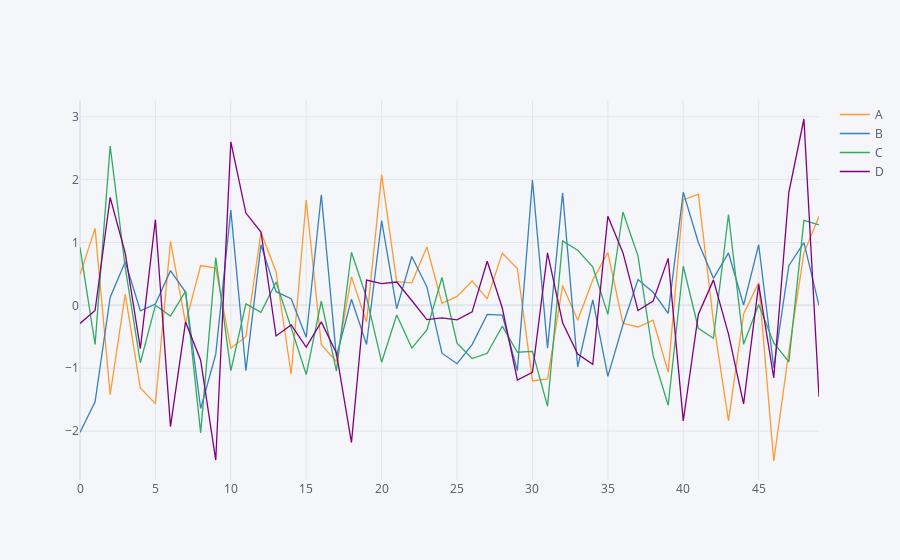

The notebook cell saved with this chart:
### Markdown cell above
### Basics

### Code cell
# Create a dataframe using a NumPy array that is 50 by 4
arr_1 = np.random.randn(50, 4)
df_1 = pd.DataFrame(arr_1, columns=['A','B','C','D'])
df_1.head()

# Compare old plots to a Plotly interactive plot
# You can save as PNG, Zoom, Pan, Turn off & on Data and more
# df_1.plot()
df_1.iplot()

### Figure 1 — Plotly figure (JSON) as saved in the notebook; plotly's stock layout.template omitted (floating-point values rounded to 4 significant figures)
{"data": [{"line": {"color": "rgba(255, 153, 51, 1.0)", "dash": "solid", "shape": "linear", "width": 1.3}, "mode": "lines", "name": "A", "text": "", "type": "scatter", "x": [0, 1, 2, 3, 4, 5, 6, 7, 8, 9, 10, 11, 12, 13, 14, 15, 16, 17, 18, 19, 20, 21, 22, 23, 24, 25, 26, 27, 28, 29, 30, 31, 32, 33, 34, 35, 36, 37, 38, 39, 40, 41, 42, 43, 44, 45, 46, 47, 48, 49], "y": [0.491, 1.224, -1.419, 0.1755, -1.312, -1.563, 1.017, -0.2829, 0.6337, 0.5937, -0.6807, -0.4991, 1.159, 0.5344, -1.095, 1.676, -0.6267, -0.8918, 0.4529, -0.266, 2.079, 0.3786, 0.3586, 0.9299, 0.03367, 0.1424, 0.3887, 0.1037, 0.8303, 0.5876, -1.201, -1.171, 0.3165, -0.2381, 0.4045, 0.8393, -0.2847, -0.3436, -0.2368, -1.061, 1.677, 1.769, -0.2545, -1.837, -0.1356, 0.3617, -2.475, -0.7356, 0.8354, 1.415]}, {"line": {"color": "rgba(55, 128, 191, 1.0)", "dash": "solid", "shape": "linear", "width": 1.3}, "mode": "lines", "name": "B", "text": "", "type": "scatter", "x": [0, 1, 2, 3, 4, 5, 6, 7, 8, 9, 10, 11, 12, 13, 14, 15, 16, 17, 18, 19, 20, 21, 22, 23, 24, 25, 26, 27, 28, 29, 30, 31, 32, 33, 34, 35, 36, 37, 38, 39, 40, 41, 42, 43, 44, 45, 46, 47, 48, 49], "y": [-2.02, -1.534, 0.126, 0.6952, -0.08542, 0.02027, 0.5527, 0.2121, -1.64, -0.7799, 1.516, -1.039, 0.963, 0.2174, 0.1068, -0.5074, 1.759, -0.8148, 0.09725, -0.6218, 1.347, -0.05115, 0.7775, 0.2934, -0.7612, -0.9271, -0.6246, -0.1441, -0.1542, -1.04, 1.994, -0.6805, 1.79, -0.9801, 0.08699, -1.129, -0.3086, 0.4102, 0.2086, -0.1285, 1.8, 1.001, 0.4294, 0.8337, 0.005349, 0.9644, -0.9919, 0.6299, 0.9987, -0.0009083]}, {"line": {"color": "rgba(50, 171, 96, 1.0)", "dash": "solid", "shape": "linear", "width": 1.3}, "mode": "lines", "name": "C", "text": "", "type": "scatter", "x": [0, 1, 2, 3, 4, 5, 6, 7, 8, 9, 10, 11, 12, 13, 14, 15, 16, 17, 18, 19, 20, 21, 22, 23, 24, 25, 26, 27, 28, 29, 30, 31, 32, 33, 34, 35, 36, 37, 38, 39, 40, 41, 42, 43, 44, 45, 46, 47, 48, 49], "y": [0.9219, -0.6235, 2.535, 0.6041, -0.9124, 0.001949, -0.1707, 0.2267, -2.029, 0.761, -1.038, 0.02419, -0.1106, 0.3712, -0.354, -1.1, 0.06549, -1.041, 0.8446, 0.126, -0.9039, -0.152, -0.6796, -0.3896, 0.4434, -0.6006, -0.8455, -0.7613, -0.3313, -0.7459, -0.7314, -1.602, 1.026, 0.8765, 0.6114, -0.1427, 1.485, 0.7843, -0.7999, -1.589, 0.6226, -0.3636, -0.5226, 1.445, -0.6192, 0.01389, -0.5963, -0.8996, 1.353, 1.279]}, {"line": {"color": "rgba(128, 0, 128, 1.0)", "dash": "solid", "shape": "linear", "width": 1.3}, "mode": "lines", "name": "D", "text": "", "type": "scatter", "x": [0, 1, 2, 3, 4, 5, 6, 7, 8, 9, 10, 11, 12, 13, 14, 15, 16, 17, 18, 19, 20, 21, 22, 23, 24, 25, 26, 27, 28, 29, 30, 31, 32, 33, 34, 35, 36, 37, 38, 39, 40, 41, 42, 43, 44, 45, 46, 47, 48, 49], "y": [-0.2865, -0.08194, 1.716, 0.832, -0.6868, 1.363, -1.929, -0.263, -0.8728, -2.461, 2.6, 1.468, 1.167, -0.4864, -0.3104, -0.6623, -0.2621, -0.7577, -2.182, 0.4021, 0.3472, 0.3714, 0.07714, -0.2261, -0.2002, -0.2311, -0.1035, 0.7019, -0.04204, -1.187, -1.067, 0.8339, -0.2764, -0.774, -0.9386, 1.417, 0.8385, -0.08312, 0.06702, 0.7478, -1.837, -0.144, 0.4057, -0.4575, -1.567, 0.3335, -1.152, 1.799, 2.964, -1.454]}], "layout": {"autosize": true, "legend": {"bgcolor": "#F5F6F9", "font": {"color": "#4D5663"}}, "paper_bgcolor": "#F5F6F9", "plot_bgcolor": "#F5F6F9", "title": {"font": {"color": "#4D5663"}}, "xaxis": {"autorange": true, "gridcolor": "#E1E5ED", "range": [0, 49], "showgrid": true, "tickfont": {"color": "#4D5663"}, "title": {"font": {"color": "#4D5663"}, "text": ""}, "type": "linear", "zerolinecolor": "#E1E5ED"}, "yaxis": {"autorange": true, "gridcolor": "#E1E5ED", "range": [-2.777, 3.266], "showgrid": true, "tickfont": {"color": "#4D5663"}, "title": {"font": {"color": "#4D5663"}, "text": ""}, "type": "linear", "zerolinecolor": "#E1E5ED"}}}
